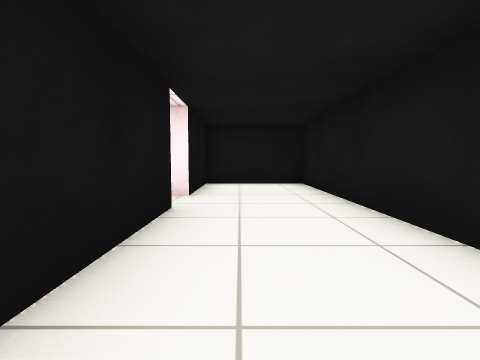
View 1 (above)

16 first-person views from a walk through a Gazebo world. The camera is 0.61 m above the floor, tilts 4° down and sees 80° across. The floor is counted in squares, 1 m on a side. Each view is taken from the middle of a square. On the plan, view 1 faces up. The plan holds only what a view shows up to about 9 squares ahead; the rest is blank.

View 2
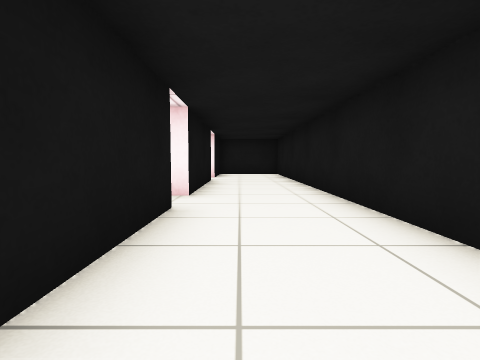

View 3
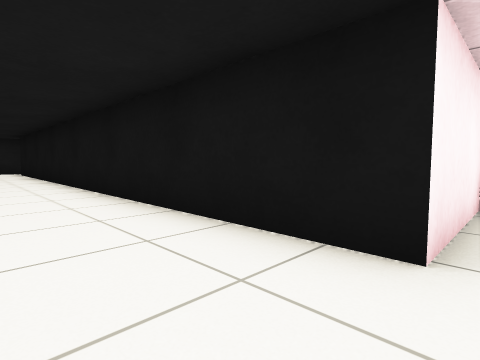

View 4
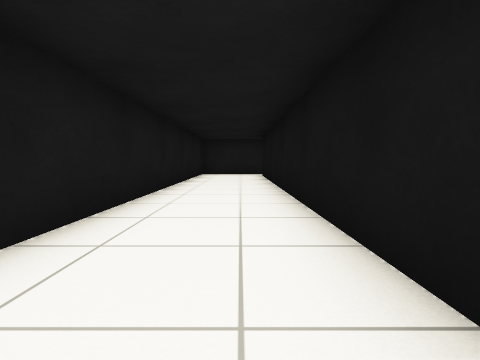

View 5
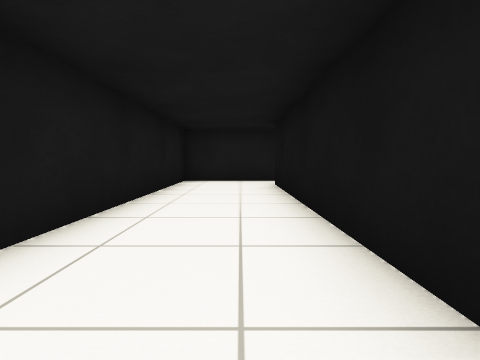

View 6
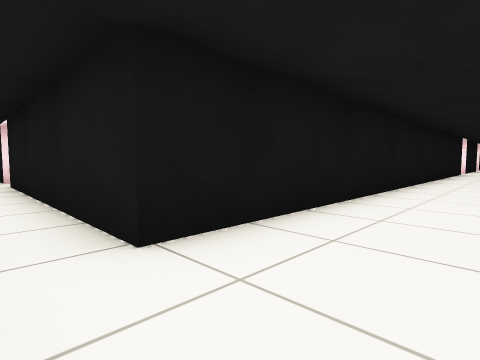

View 7
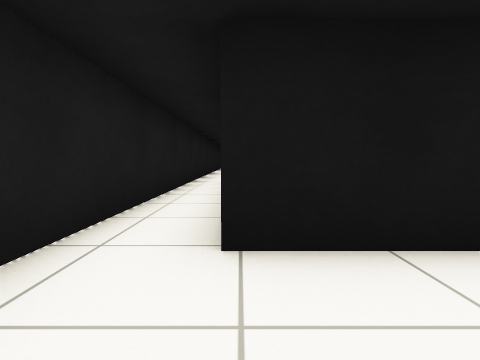

View 8
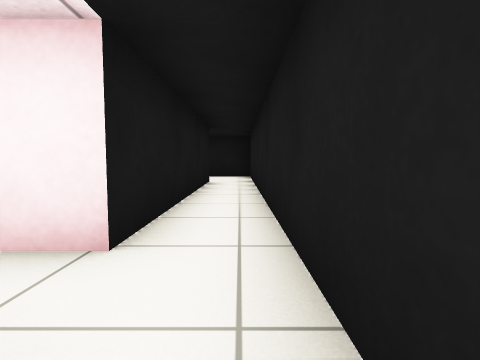

View 9
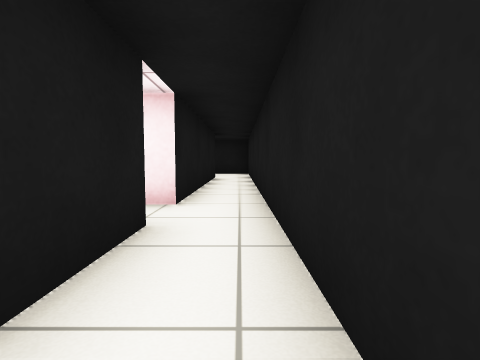

View 10
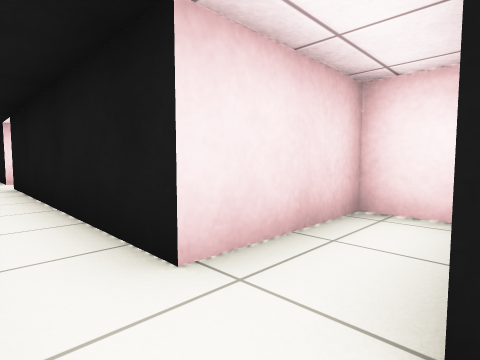

View 11
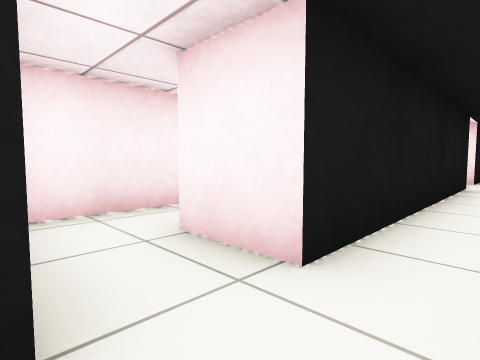

View 12
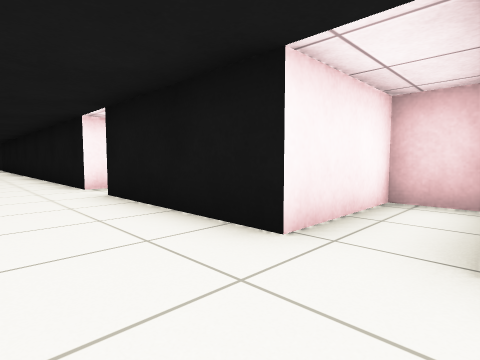

View 13
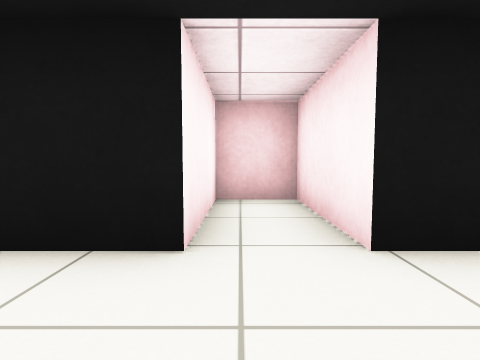

View 14
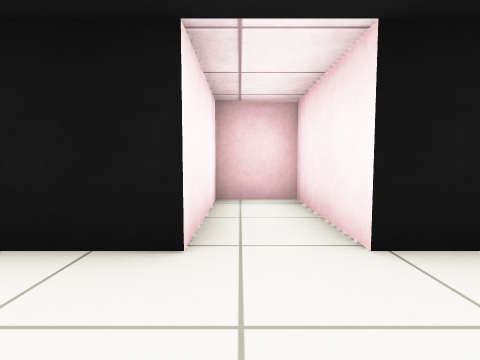

View 15
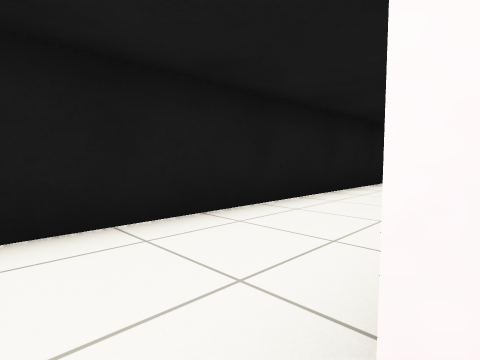

View 16
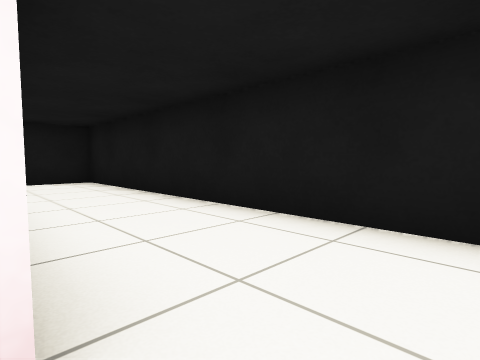

### Floor plan
Points are (right, up) in squares from view 1. A wall is a line through its corners. A room is listed if a view was taken in it or the views show most of it. See-through windows are left out.
Room 1 (views 1, 2, 3, 4, 5, 6, 7, 10, 12, 13, 14, 15, 16)
walls: (-7.6, -16.4) (1.6, -16.4) (1.6, 7.4) (-0.9, 7.4) (-0.9, 4.9) (-3.4, 4.9) (-3.4, 3.6) (-0.9, 3.6) (-0.9, -0.1) (-3.4, -0.1) (-3.4, -1.4) (-0.9, -1.4) (-0.9, -15.1) (-7.1, -15.1)
ways out: opening at (-7, -16) to room 2
Room 2 (views 8, 9, 11)
walls: (-15.8, -15.1) (-17.1, -15.1); (-10.6, -16.4) (-7.6, -16.4); (-7.1, -15.1) (-7.1, -14.4); (-7.4, -12.6) (-8.4, -12.6) (-8.4, -15.1) (-14.6, -15.1) (-14.6, -13.9)
ways out: opening at (-7, -16) to room 1; opening at (-15, -14.5)

Where each view was taken, in squares from view 1:
view 1: 0 up, 0 right, facing up
view 2: 5 down, 0 right, facing up
view 3: 1 down, 1 right, facing down-left
view 4: 4 down, 0 right, facing down
view 5: 8 down, 0 right, facing down
view 6: 16 down, 1 right, facing up-left
view 7: 15 down, 1 right, facing left
view 8: 16 down, 9 left, facing right
view 9: 16 down, 11 left, facing right
view 10: 16 down, 7 left, facing up-left
view 11: 16 down, 16 left, facing up-right
view 12: 5 up, 1 right, facing down-left
view 13: 4 up, 1 right, facing left
view 14: 1 down, 1 right, facing left
view 15: 1 down, 1 left, facing down-right
view 16: 1 down, 1 left, facing up-right
